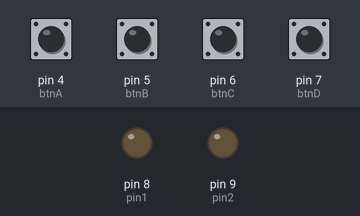
Recording of a sketch running on a simulated Arduino Uno, built with avr-gcc and run on an emulated ATmega328P. On the bench: output pins drawn as LEDs (lit = HIGH). The inputs (shaded band) are chosen by the test bench; at power-on: pin 4 (btnA), pin 5 (btnB), pin 6 (btnC), pin 7 (btnD) LOW.

Above: at 1.2 s.
1.3 s: pin 4 (btnA) pulled HIGH for 0.15 s
At 2.5 s:
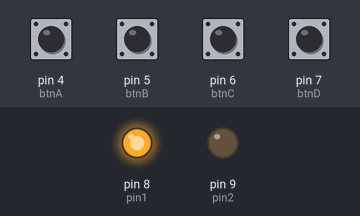
2.9 s: pin 6 (btnC) pulled HIGH for 0.15 s
At 3.7 s:
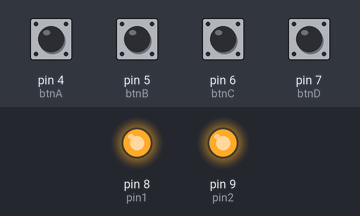
4.5 s: pin 5 (btnB) pulled HIGH for 0.15 s
At 4.9 s:
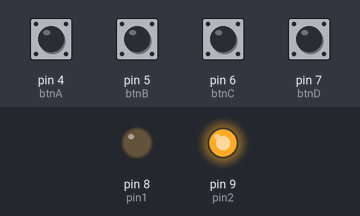
6.1 s: pin 4 (btnA) pulled HIGH for 1 s
At 7.3 s:
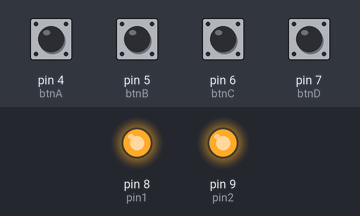
8.6 s: pin 5 (btnB) pulled HIGH for 1 s
At 9.2 s:
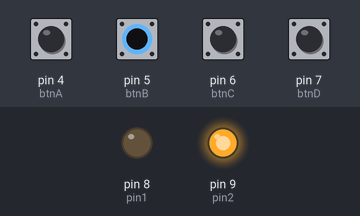
Timing chart, 0 to 11.6 s (numbered marks = the images above; inputs shaded):
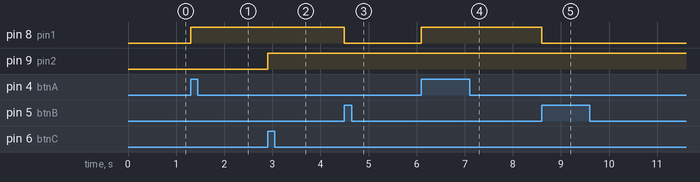

Measured:
- after the input at 1.3 s, pin 8 (pin1): LOW → HIGH at once
- after the input at 2.9 s, pin 9 (pin2): LOW → HIGH at once
- after the input at 4.5 s, pin 8 (pin1): HIGH → LOW at once
- after the input at 6.1 s, pin 8 (pin1): LOW → HIGH at once
- after the input at 8.6 s, pin 8 (pin1): HIGH → LOW at once

The sketch:

Arduino_with_315Mhz_RF_Remote_M4.ino
```cpp
int btnA = 4;
int btnB = 5;
int btnC = 6;
int btnD = 7;

int pin1 = 8; // For LED 1
int pin2 = 9; // Foe LED 2

void setup() {
  // set up buttons
  pinMode(btnA, INPUT);
  pinMode(btnB, INPUT);
  pinMode(btnC, INPUT);
  pinMode(btnD, INPUT);

  // set up output pins
  pinMode(pin1, OUTPUT);
  pinMode(pin2, OUTPUT);
}

void loop() {
  if (digitalRead(btnA) == HIGH){
    Serial.println("button A pressed");
    digitalWrite(pin1, HIGH); // turn the LED_1 ON (HIGH is the voltage level)
    delay(500);
  }
  if (digitalRead(btnB) == HIGH){
    Serial.println("button B pressed");
    digitalWrite(pin1, LOW); // turn the LED_1 OFF (LOW is the voltage level)
    delay(500);
  }
  if (digitalRead(btnC) == HIGH){
    Serial.println("button C pressed");
    digitalWrite(pin2, HIGH); // turn the LED_2 ON (HIGH is the voltage level)
    delay(500);
  }
  if (digitalRead(btnD) == HIGH){
    Serial.println("button D pressed");
    digitalWrite(pin2, LOW); // turn the LED_2 OFF (HIGH is the voltage level)
    delay(500);
  }
}
```
